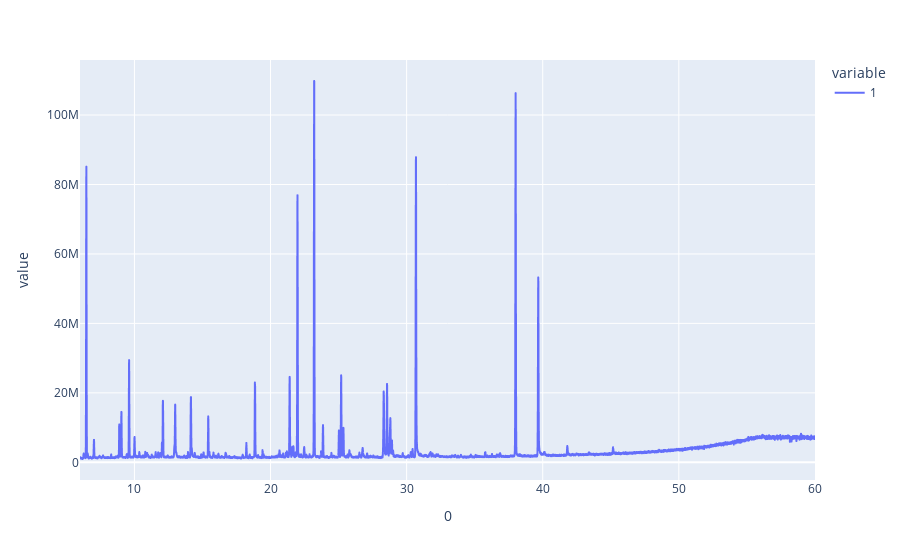

Here is the notebook cell this chart was saved with:
### Markdown cell above
Affichage des données non traitées brutes

### Code cell
df.plot()

### Figure 1 — Plotly figure (JSON) as saved in the notebook; plotly's stock layout.template omitted (floating-point values rounded to 4 significant figures; data arrays with more than 128 entries replaced by an {"elided": "..."} marker saying what was removed)
{"data": [{"hovertemplate": "variable=1<br>0=%{x}<br>value=%{y}<extra></extra>", "legendgroup": "1", "line": {"color": "#636efa", "dash": "solid"}, "mode": "lines", "name": "1", "showlegend": true, "type": "scattergl", "x": {"elided": "9150 float values"}, "xaxis": "x", "y": {"elided": "9150 float values"}, "yaxis": "y"}], "layout": {"legend": {"title": {"text": "variable"}, "tracegroupgap": 0}, "margin": {"t": 60}, "xaxis": {"anchor": "y", "domain": [0, 1], "title": {"text": "0"}}, "yaxis": {"anchor": "x", "domain": [0, 1], "title": {"text": "value"}}}}
